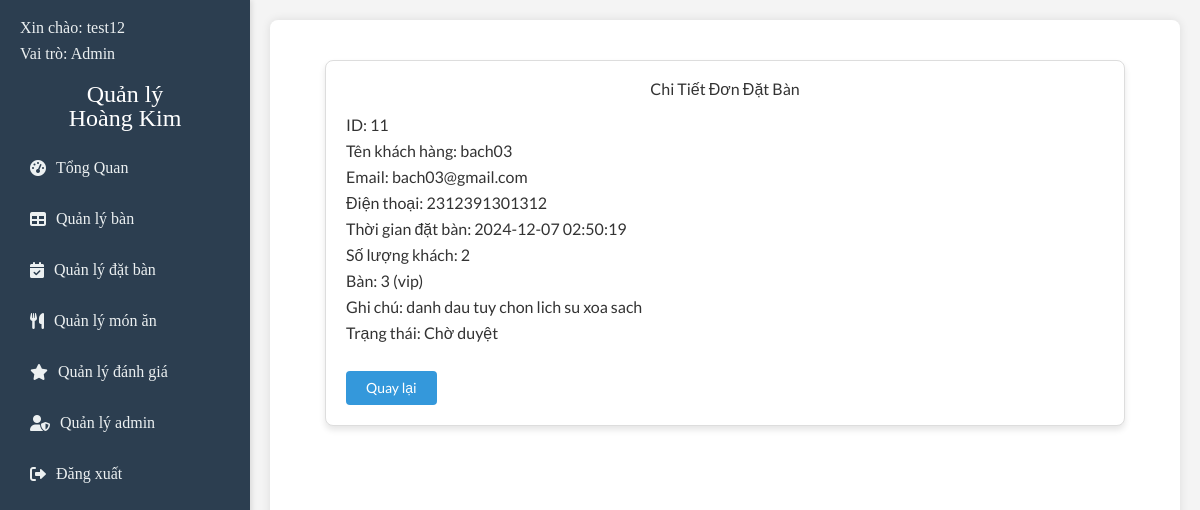
The app's page /admin/handleReservation/reservation_details.php?id=11 (signed in) with its own data.
### tables this page shows
CREATE TABLE `reservations` (
  `id` int(11) NOT NULL,
  `customer_name` varchar(100) NOT NULL,
  `customer_email` varchar(100) DEFAULT NULL,
  `customer_phone` varchar(15) NOT NULL,
  `reservation_time` datetime NOT NULL,
  `table_id` int(11) NOT NULL,
  `guests_count` int(11) NOT NULL,
  `notes` text DEFAULT NULL,
  `status` enum('Chờ duyệt','Đã duyệt','Hủy bàn','Hoàn Thành') DEFAULT 'Chờ duyệt',
  `created_at` timestamp NOT NULL DEFAULT current_timestamp()
);

CREATE TABLE `tables` (
  `id` int(11) NOT NULL,
  `capacity` int(11) NOT NULL,
  `zone` enum('trong nhà','ngoài trời','vip') DEFAULT 'trong nhà',
  `status` enum('trống','đã đặt') DEFAULT 'trống',
  `created_at` timestamp NOT NULL DEFAULT current_timestamp()
);

### admin/handleReservation/reservation_details.php (the view, shortened to what this page needs)
<?php
include("../partials/navbar.php");
include("../db_connection.php");
$id = isset($_GET['id']) ? intval($_GET['id']) : 0;
$sql = "SELECT r.id, r.customer_name, r.customer_email, r.customer_phone, r.reservation_time,
               r.guests_count, r.notes, r.status, t.id AS table_id, t.zone
        FROM reservations r
        LEFT JOIN tables t ON r.table_id = t.id
        WHERE r.id = ?";
$stmt = $conn->prepare($sql);
$stmt->bind_param("i", $id);
$stmt->execute();
$result = $stmt->get_result();
if ($result->num_rows === 1) {
  $reservation = $result->fetch_assoc();
} else {
  echo "<p>Không tìm thấy đơn đặt bàn.</p>";
  exit();
}
?>
<link rel="stylesheet" href="../css/reset.css">
<link rel="stylesheet" href="../css/style.css">
<main class="content">
  <div class="details-container">
    <h2>Chi Tiết Đơn Đặt Bàn</h2>
    <p><strong>ID:</strong> <?php echo $reservation['id']; ?></p>
    <p><strong>Tên khách hàng:</strong> <?php echo $reservation['customer_name']; ?></p>
    <p><strong>Email:</strong> <?php echo $reservation['customer_email']; ?></p>
    <p><strong>Điện thoại:</strong> <?php echo $reservation['customer_phone']; ?></p>
    <p><strong>Thời gian đặt bàn:</strong> <?php echo $reservation['reservation_time']; ?></p>
    <p><strong>Số lượng khách:</strong> <?php echo $reservation['guests_count']; ?></p>
    <p><strong>Bàn:</strong> <?php echo $reservation['table_id']; ?> (<?php echo $reservation['zone']; ?>)</p>
    <p><strong>Ghi chú:</strong> <?php echo $reservation['notes'] ? $reservation['notes'] : "Không có"; ?></p>
    <p><strong>Trạng thái:</strong> <?php echo $reservation['status']; ?></p>
    <a href="/hoangkim/admin/manage_reservations.php" class="back-btn">Quay lại</a>
  </div>
</main>

### admin/css/style.css (style rules this page uses)
* { margin: 0; padding: 0; box-sizing: border-box; font-family: "Lato", sans-serif; }
body { display: flex; min-height: 100vh; background-color: #f4f4f4; color: #333; }
.content { flex: 1; padding: 20px; background: #fff; box-shadow: 0 0 10px rgba(0, 0, 0, 0.1); border-radius: 8px; margin: 20px; }

### admin/handleReservation/reservation_details.php (style rules this page uses)
.details-container { max-width: 800px; margin: 20px auto; padding: 20px; border: 1px solid #ddd; border-radius: 8px; background-color: #fff; box-shadow: 0 4px 6px rgba(0, 0, 0, 0.1); }
.details-container h2 { text-align: center; margin-bottom: 20px; color: #333; }
.details-container p { font-size: 16px; margin: 10px 0; }
.details-container strong { color: #333; }
.back-btn { display: inline-block; margin-top: 20px; padding: 10px 20px; font-size: 14px; background-color: #3498db; color: #fff; text-decoration: none; border-radius: 4px; transition: background-color 0.3s ease; }

### records on screen
reservations: id "11", customer_name "bach03", customer_email "bach03@gmail.com", customer_phone "2312391301312", reservation_time "2024-12-07 02:50:19", guests_count "2", table "3", table.zone "vip", notes "danh dau tuy chon lich su xoa sach", status "Chờ duyệt"

### other values on screen
$_SESSION['username'] "test12"
$_SESSION['user_role'] "Admin"
